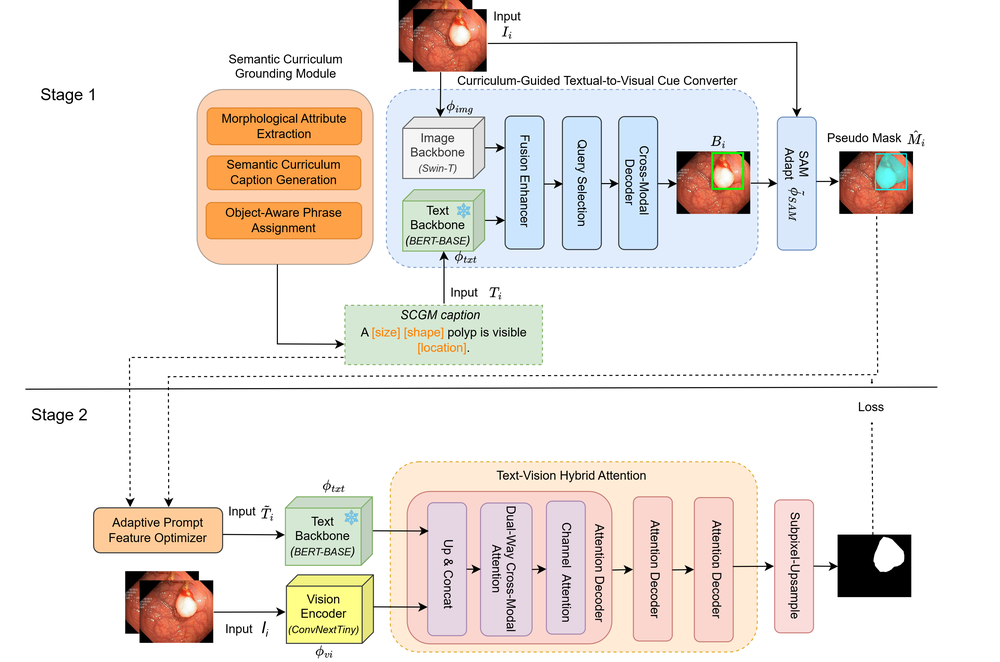
#> input picture images/framework.png, 1000 x 662 px, shrunk from 3908 x 2589 before the run; its folder holds only this picture in this run
$ python build_scgm_captions.py --image-dir ../../images --mask-dir ../../images --output out.png
#> lines starting #> are read from the running program, lines starting #| are printed output that depends on the picture; after the words box and inside, x2 and y2 are one past the last pixel; in counts of white or black regions, pixels touching at a corner belong together
"""SCGM: grounding annotations (ODVG JSON lines) and size thresholds for the training split.

Lesion boxes are read from a COCO box file or derived from binary masks as the bounding box of each
connected component (only the box is used afterwards). The size thresholds are calibrated on these
training boxes and saved, so that Stage 1 inference applies the same thresholds to predicted boxes.

Captions for validation and test images must not be built from their annotations; they are
produced from CG-TVCC predictions by tools/stage1_inference.py.

Example
    python tools/build_scgm_captions.py --image-dir data/polyp/train/images --mask-dir data/polyp/train/masks \
        --task polyp --output data/polyp/annotations/train_odvg.jsonl \
        --thresholds-out data/polyp/annotations/size_thresholds.json
"""
import argparse
import json
import os
import sys
from collections import Counter

import cv2

sys.path.insert(0, os.path.dirname(os.path.dirname(os.path.abspath(__file__))))
from semcurseg.scgm.attributes import (TASKS, box_area_ratio, calibrate_size_thresholds,  # noqa: E402
                                       load_thresholds, odvg_record, save_thresholds, shape_word, size_word)

IMG_EXTS = ('.png', '.jpg', '.jpeg', '.bmp', '.tif', '.tiff')


def boxes_from_mask(mask_path, min_area_ratio=1e-4, min_pixels=10):
#> called with mask_path = '../../images/framework.png', min_area_ratio = 0.0001, min_pixels = 10
    mask = cv2.imread(mask_path, cv2.IMREAD_GRAYSCALE)
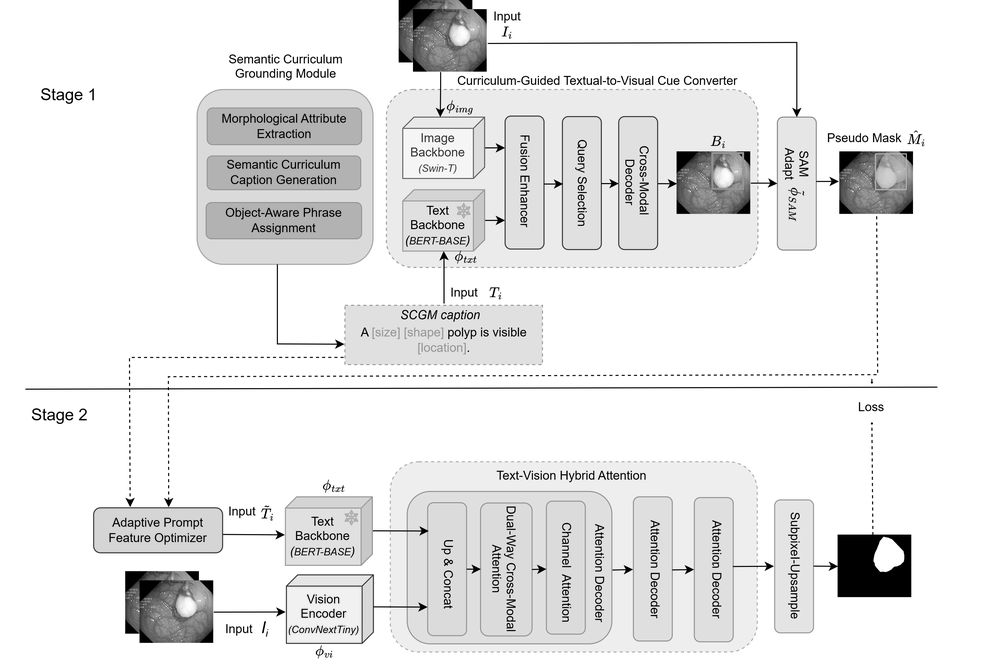
#> mask: shape (662, 1000); min 0, max 255, mean 232.8
    if mask is None:
        raise FileNotFoundError(mask_path)
    h, w = mask.shape
#> h = 662; w = 1000
    binary = (mask > 127).astype('uint8')
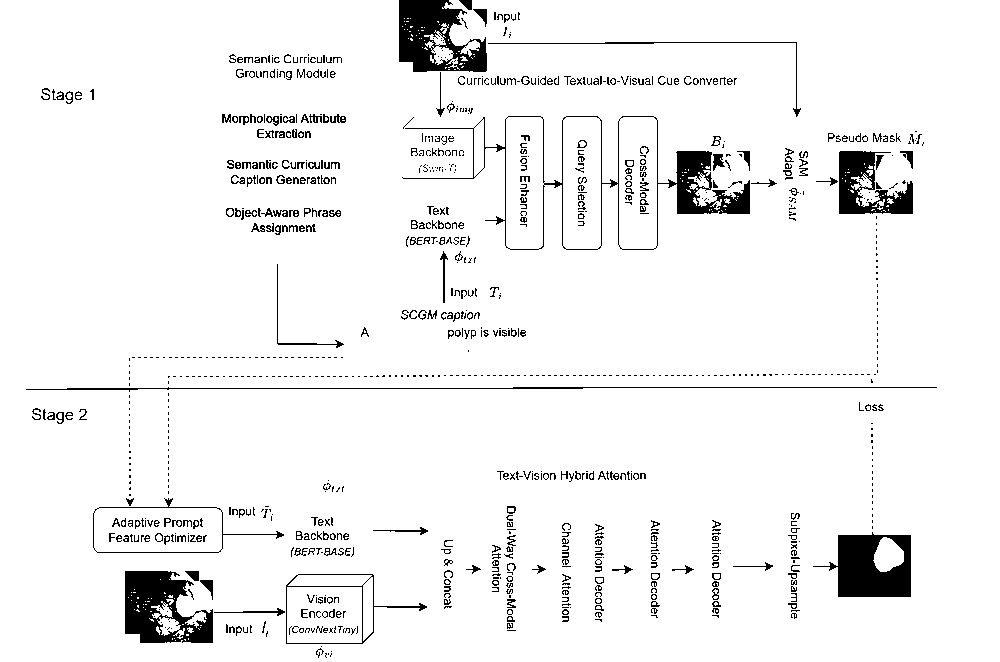
#> binary: shape (662, 1000); values 0 (black) and 1 (white), 94.6% white; 967 black regions (630 under 20 px), largest, box (x1, y1, x2, y2) and area: (125, 571, 213, 643) 3956, (402, 116, 750, 250) 3927, (399, 0, 487, 72) 3894
    n, _, stats, _ = cv2.connectedComponentsWithStats(binary, connectivity=8)
#> n = 263; stats = 263 rows, first 6: [26, 0, 911, 658, 35467], [0, 0, 1000, 662, 619402], [505, 15, 4, 4, 12], [404, 18, 1, 1, 1], [407, 18, 2, 1, 2], [410, 18, 1, 1, 1]
    min_area = max(min_pixels, min_area_ratio * h * w)
#> min_area = 66.2
    boxes = []
    for i in range(1, n):
        x, y, bw, bh, area = stats[i]
        if area < min_area:
            continue
        boxes.append([float(x), float(y), float(x + bw), float(y + bh)])
#> this loop made 262 passes
#> (x, y, bw, bh, area) on passes 1, 9, 21: (0, 0, 1000, 662, 619402), (440, 23, 9, 11, 45), (424, 30, 36, 40, 500)
#> after the loop, boxes = [[0, 0, 1000, 662], [424, 30, 460, 70], [873, 537, 904, 572], [287, 587, 362, 643], [151, 601, 185, 639]]
    return boxes, w, h


def boxes_from_coco(coco_path):
    with open(coco_path, 'r', encoding='utf-8') as f:
        coco = json.load(f)
    images = {im['id']: im for im in coco['images']}
    boxes = {im['file_name']: [] for im in coco['images']}
    for ann in coco['annotations']:
        im = images[ann['image_id']]
        x, y, bw, bh = ann['bbox']
        boxes[im['file_name']].append([x, y, x + bw, y + bh])
    sizes = {im['file_name']: (im['width'], im['height']) for im in coco['images']}
    return boxes, sizes


def collect_boxes(args):
    """{image file name: (boxes, width, height)} for every image in --image-dir."""
    images = sorted(f for f in os.listdir(args.image_dir) if f.lower().endswith(IMG_EXTS))
    out = {}
    if args.coco:
        coco_boxes, sizes = boxes_from_coco(args.coco)
        for name in images:
            if name not in sizes:
                print(f'[warn] {name} is not in {args.coco}; skipped')
                continue
            out[name] = (coco_boxes[name], *sizes[name])
        return out
    masks = {os.path.splitext(f)[0]: f for f in os.listdir(args.mask_dir) if f.lower().endswith(IMG_EXTS)}
    for name in images:
        stem = os.path.splitext(name)[0]
        if stem not in masks:
            print(f'[warn] no mask for {name}; skipped')
            continue
        boxes, w, h = boxes_from_mask(os.path.join(args.mask_dir, masks[stem]), args.min_area_ratio)
        out[name] = (boxes, w, h)
    return out


def main():
    p = argparse.ArgumentParser(description='SCGM: training captions and size thresholds from lesion boxes')
    p.add_argument('--image-dir', required=True)
    src = p.add_mutually_exclusive_group(required=True)
    src.add_argument('--mask-dir', help='binary masks; one box per connected component')
    src.add_argument('--coco', help='COCO file with the lesion boxes')
    p.add_argument('--task', default='polyp', choices=sorted(TASKS))
    p.add_argument('--output', required=True, help='ODVG JSON lines file')
    p.add_argument('--thresholds-out', help='where to save the calibrated size thresholds')
    p.add_argument('--thresholds', help='reuse saved thresholds instead of calibrating')
    p.add_argument('--p-small', type=float, default=33.0)
    p.add_argument('--p-medium', type=float, default=66.0)
    p.add_argument('--min-area-ratio', type=float, default=1e-4,
                   help='ignore mask components smaller than this fraction of the image')
    args = p.parse_args()

    data = collect_boxes(args)
#> data = 1 item
    if args.thresholds:
        thr = load_thresholds(args.thresholds)
    else:
        ratios = [box_area_ratio(b, w, h) for boxes, w, h in data.values() for b in boxes]
        thr = calibrate_size_thresholds(ratios, args.p_small, args.p_medium)
        if args.thresholds_out:
            os.makedirs(os.path.dirname(os.path.abspath(args.thresholds_out)), exist_ok=True)
            save_thresholds(thr, args.thresholds_out)
    print(f'size thresholds (box area / image area): small < {thr["small_max"]:.5f} '
          f'<= medium < {thr["medium_max"]:.5f} <= large')

    os.makedirs(os.path.dirname(os.path.abspath(args.output)), exist_ok=True)
    sizes, shapes, n_neg = Counter(), Counter(), 0
    with open(args.output, 'w', encoding='utf-8') as f:
        for name, (boxes, w, h) in data.items():
            rec = odvg_record(name, w, h, boxes, thr, args.task)
            f.write(json.dumps(rec, ensure_ascii=False) + '\n')
            n_neg += not boxes
            for b in boxes:
                sizes[size_word(b, w, h, thr)] += 1
                shapes[shape_word(b)] += 1
    n_les = sum(sizes.values())
    print(f'{len(data)} images ({n_neg} without lesions), {n_les} lesions -> {args.output}')
    print('size :', dict(sizes))
    print('shape:', dict(shapes))


if __name__ == '__main__':
    main()
#> (the call stopped at in main, `ratios = [box_area_ratio(b, w, h) for boxes, w, h in data.values() for..`: semcurseg is not available in this run)

$ run again, on images/scgm.png
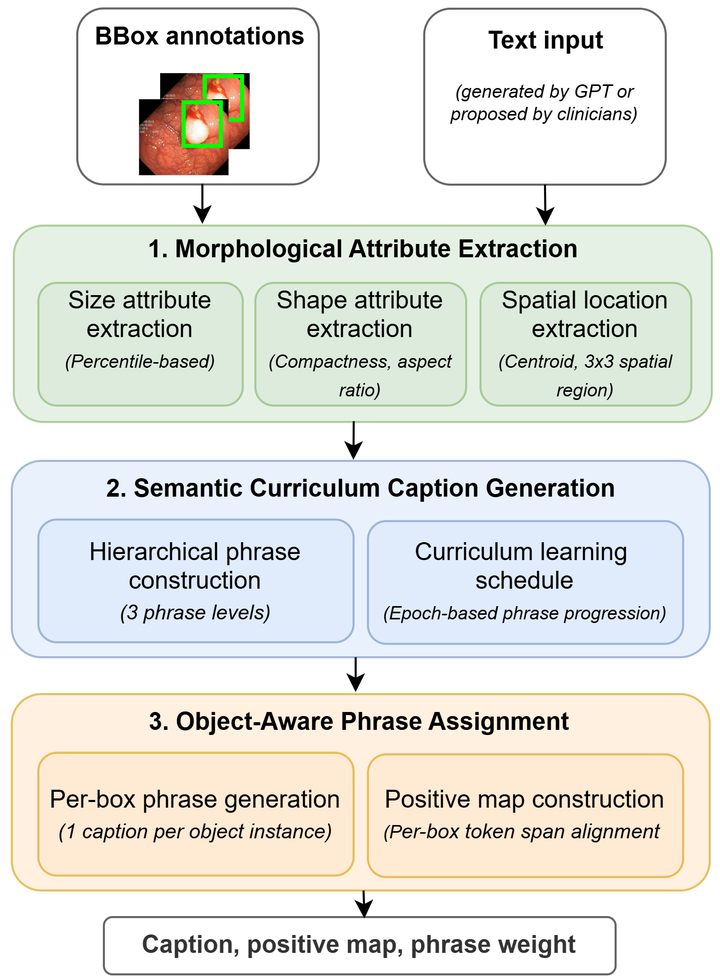
#> input picture images/scgm.png, 720 x 980 px, shrunk from 1407 x 1916 before the run
#> in boxes_from_mask, `mask = cv2.imread(mask_path, cv2.IMREAD_GRAYSCALE)`:
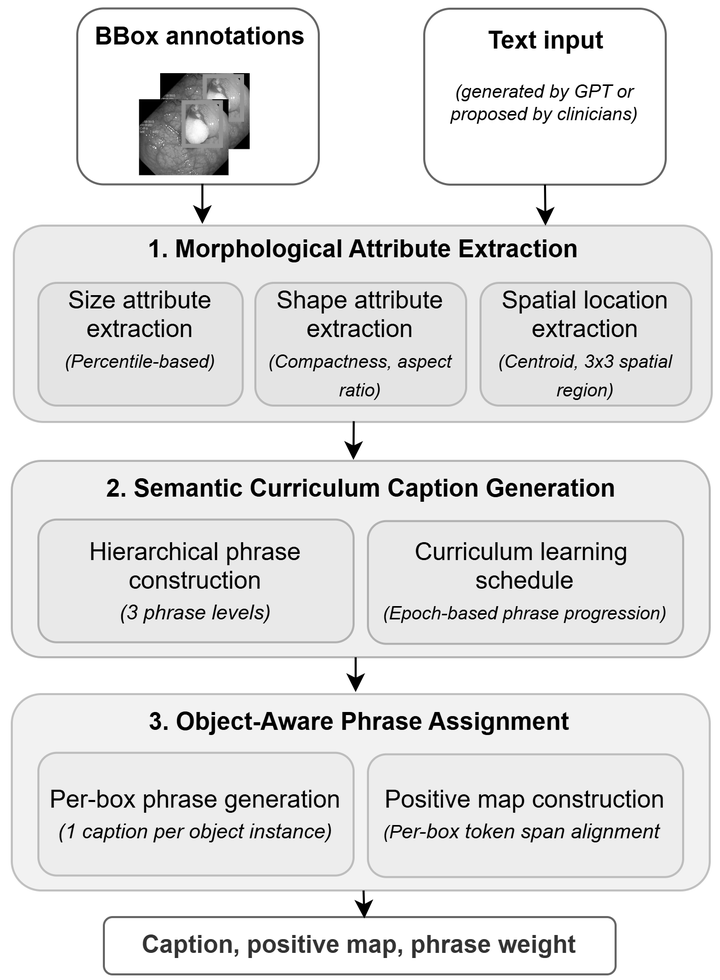
#> mask: shape (980, 720); min 0, max 255, mean 227.3
#> in boxes_from_mask, `binary = (mask > 127).astype('uint8')`:
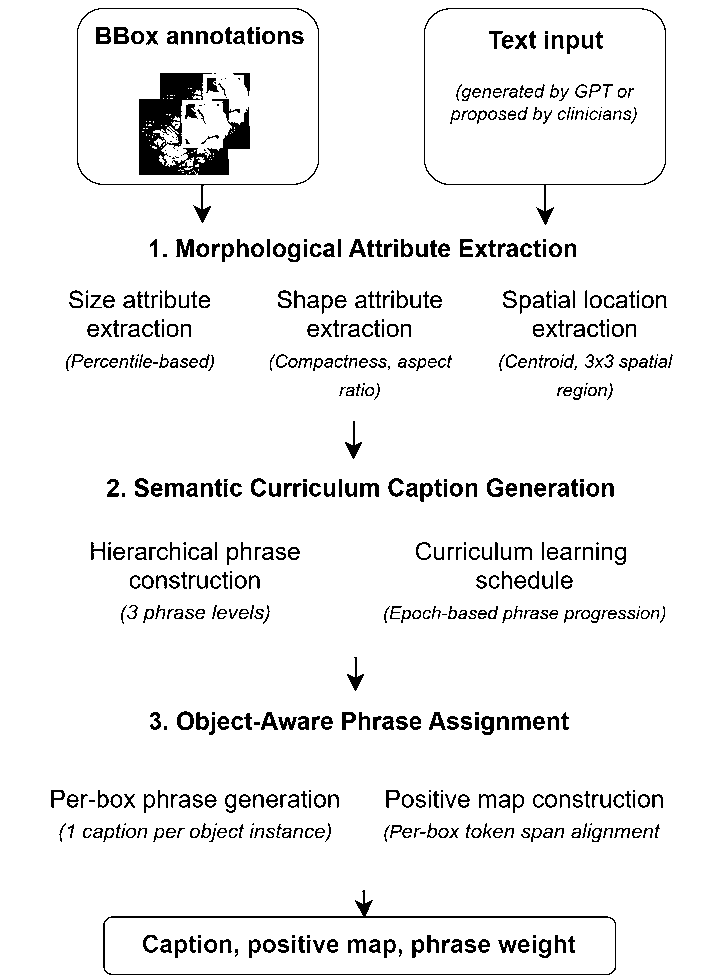
#> binary: shape (980, 720); values 0 (black) and 1 (white), 93.7% white; 615 black regions (90 under 20 px), largest, box (x1, y1, x2, y2) and area: (139, 73, 250, 175) 5402, (103, 890, 616, 975) 1841, (424, 8, 666, 225) 1024
#> n = 254; stats = 254 rows, first 6: [51, 8, 622, 967, 44251], [0, 0, 720, 980, 591797], [425, 9, 240, 175, 38828], [100, 30, 7, 4, 27], [118, 30, 7, 4, 26], [135, 33, 6, 9, 45]
#> the loop in boxes_from_mask, `for i in range(1, n):` made 253 passes
#> after the loop in boxes_from_mask, `for i in range(1, n):`: boxes = [[0, 0, 720, 980], [425, 9, 665, 184], [181, 715, 190, 727], [105, 918, 615, 974]]
#> data = 1 item
